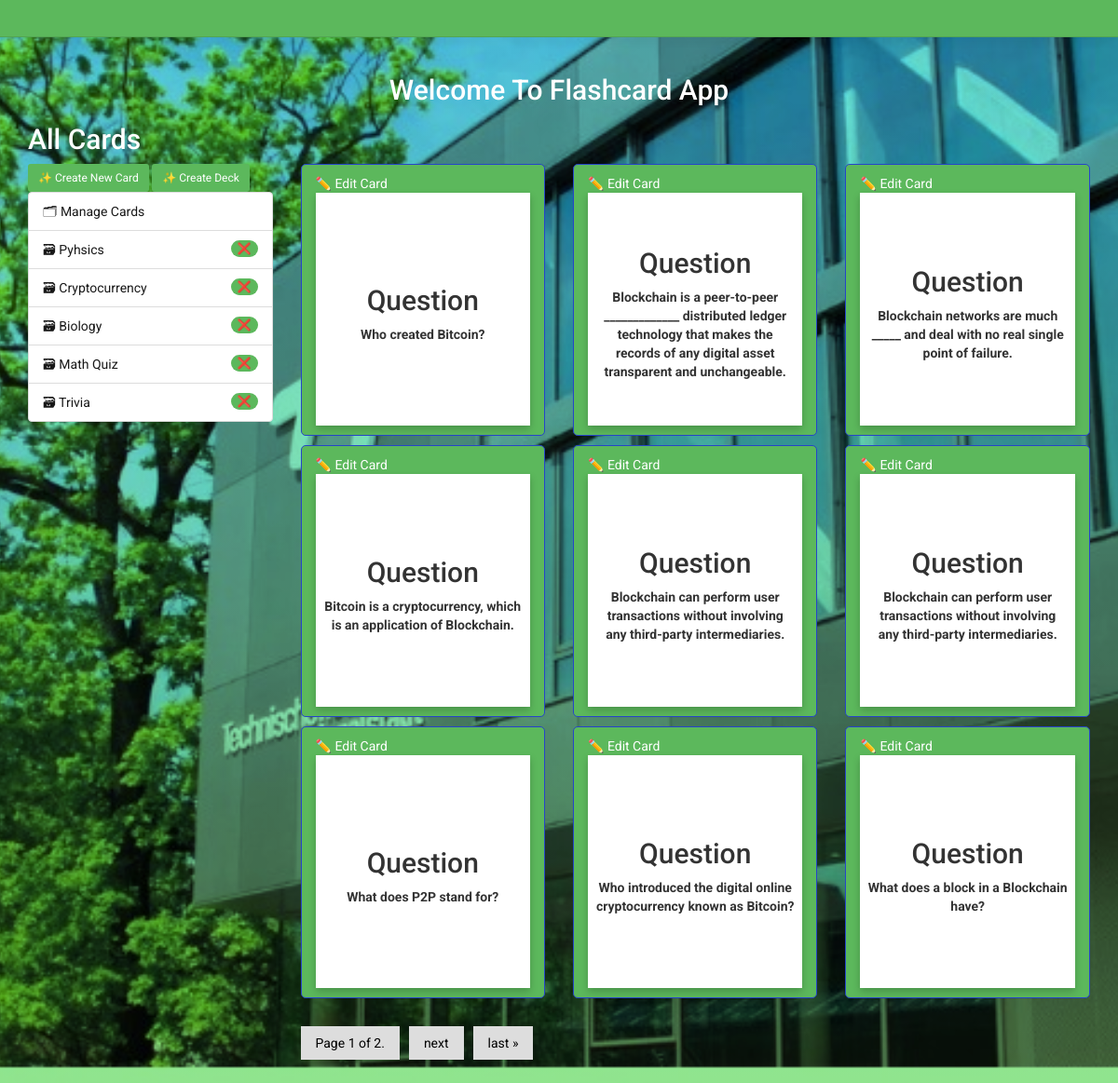
The page /manage on the database as committed earlier.
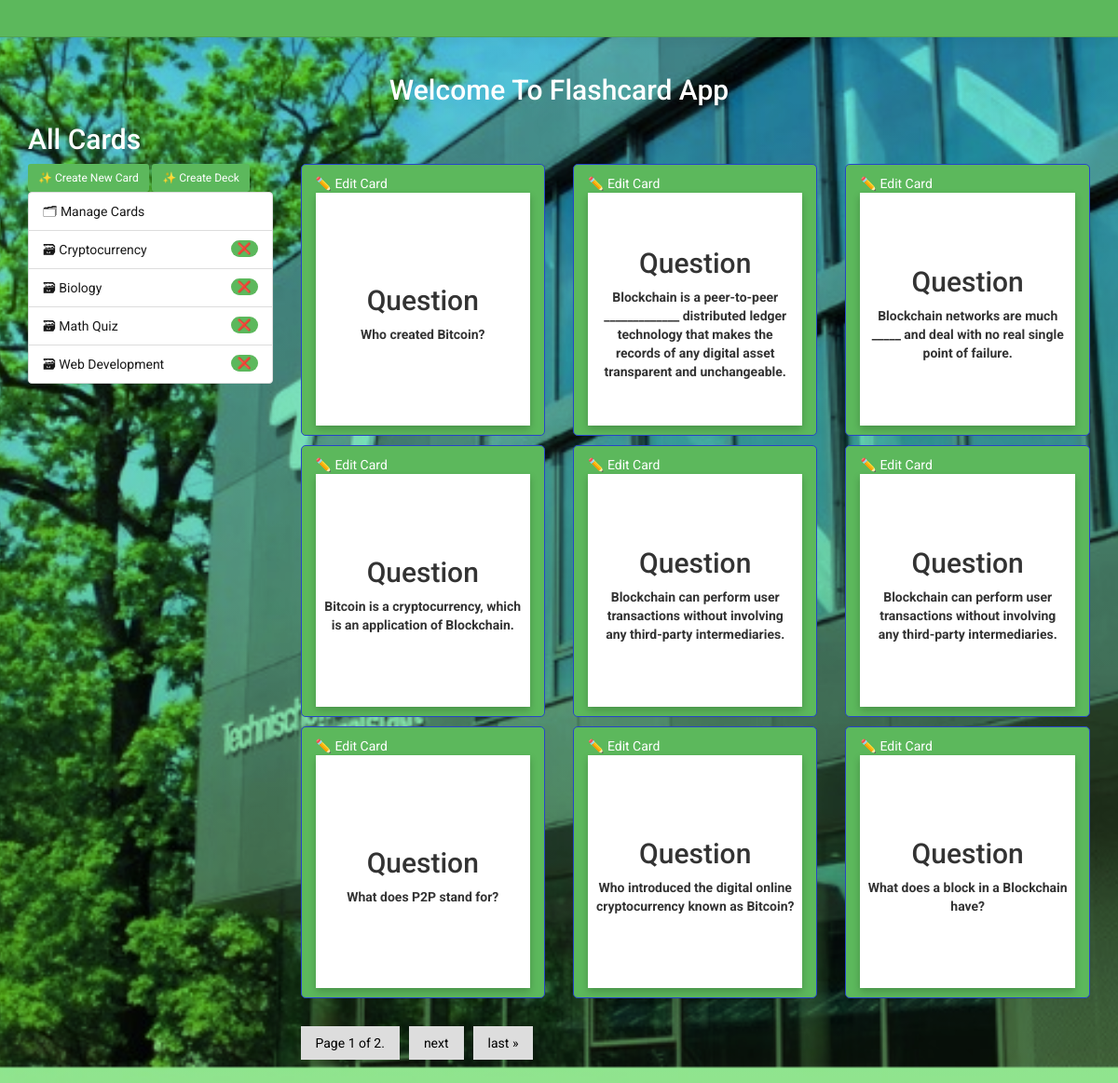
The same page on the database as committed later.
### cards/models.py (models this page shows, shortened)
class Deck(models.Model):
    name = models.CharField(max_length=100)
    def __str__(self):
        return self.name

class Card(models.Model):
    question = models.TextField()
    answer = models.TextField()
    deck = models.ForeignKey(Deck, on_delete=models.CASCADE)
    box = models.IntegerField(
        choices=zip(BOXES, BOXES),
        default=BOXES[0],
    )
    date_created = models.DateTimeField(auto_now_add=True)

### cards/views.py (the view)
class CardListView(ListView):
    model = Card
    queryset = Card.objects.all()
    template_name = 'all_card.html'  # Ensure you have this template
    context_object_name = 'card_list'
    paginate_by = 9
    def get_context_data(self, **kwargs):
        context = super().get_context_data(**kwargs)
        name = self.request.session.get('name')
        wrong = self.request.session.get('wrong')
        correct = self.request.session.get('correct')
        context['name'] = name
        context['wrong'] = wrong
        context['correct'] = correct
        return context

### cards/templatetags/cards_tags.py (called while the page is built)
@register.inclusion_tag("cards/box_links.html")
@register.inclusion_tag("cards/box_links.html")
def decks_as_links():
    decks = Deck.objects.all()
    return {'decks':decks}

### cards/templates/cards/card_list.html (shortened to what this page needs)
{% extends "cards/base.html" %}
{% load humanize %}
{% block content %}
    <h2 class="mywhite">
        All Cards
    </h2>
    <div class="row">
        <div class="col-md-3">
            <a class="btn btn-secondary btn-sm formbg"href="{% url 'card-create' %}" role="button">
                ✨ Create New Card
            </a>
            <a class="btn btn-secondary btn-sm formbg" href="{% url 'deck_add' %}" role="button">
                ✨ Create Deck
            </a>
            {% include "navigation.html" %}
        </div>
        <div class="col-md-9">
            <div class="row">
                {% for card in card_list %}
                {% if card.question %}
                {% include "cards/all_cards.html" %}
                {% endif %}
            {% endfor %}
            </div>
            <div class="pagination">
                <span class="step-links">
                      <a> Page {{ page_obj.number }}   of {{ page_obj.paginator.num_pages }}.</a>
                    {% if page_obj.has_next %}
                        <a href="?page={{ page_obj.next_page_number }}">next</a>
                        <a href="?page={{ page_obj.paginator.num_pages }}">last &raquo;</a>
                    {% endif %}
                </span>
            </div>
        </div>
    </div>
{% endblock content %}

### cards/templates/cards/base.html (shortened to what this page needs)
{% load static %}
<!DOCTYPE html>
<html lang="en">
<head>
    <link rel="stylesheet" href="https://cdn.jsdelivr.net/npm/bootstrap@3.3.7/dist/css/bootstrap.min.css">
    <link rel="stylesheet" type="text/css" href="{% static '/css/styles.css' %}">
</head>
<body>
  <nav aria-label="breadcrumb fixed">
    <ol class="breadcrumb  navbar-dark bg-dark">
    </ol>
  </nav>
    <div class="container">
      <h2 class="text-center mywhite">
        {% if name %}
        Welcome! {{ name }}
        {% else%}
       Welcome To Flashcard App
       {% endif %}
      </h2>
        {% block content %}
        {% endblock content %}
      </div>
</body>
</html>

### cards/templates/navigation.html
{% load cards_tags %}
<ul class="list-group">
    <li class="list-group-item d-flex justify-content-between align-items-center">
        <a href="{% url 'card-list' %}">🗂 Manage Cards</a>
    </li>
    {% decks_as_links %}
  </ul>

### cards/templates/cards/box_links.html (shortened to what this page needs)
{% load humanize %}
{% for deck in decks %}
<li class="list-group-item d-flex justify-content-between align-items-center">
    <a href="{% url 'deck' deck=deck.name %}">
        🗃 {{ deck  }}
    </a>
    <a class="myBtn badge badge-primary badge-pill" >❌</a>
  </li>
{% endfor %}

### cards/templates/cards/all_cards.html
<div class="col-md-4">
    <article class="col-md-12 center">
        <a href="{% url 'card-update' card.id %}" role="button">
            ✏️ Edit Card
        </a>
            <div class="flip-card">
                <div class="flip-card-inner">
                  <div class="flip-card-front">
                    <h2 class="h2">Question</h2>
                    <p class="p2">{{ card.question }}</p>
                  </div>
                  <div class="flip-card-back">
                    <h2 class="h2">Reveal Answer</h2>
                    <p class="cardanswer p-2">{{ card.answer }}</p>
                  </div>
                </div>
              </div>
        </article>
</div>

### cards/static/css/styles.css (style rules this page uses)
body { position: relative; margin: 0; padding: 0; height: 100vh; display: block; background-image: url('../image/bg1.jpeg'), linear-gradient(to bottom, rgba(0, 255, 234, 0.5), rgba(34, 201, 29, 0.5)); background-size: cover, cover; background-position: center, center; background-blend-mode: multiply; background-repeat: no-repeat; font-family: 'Roboto', sans-serif; background-attachment: fixed; }
.pagination a { color: black; float: left; padding: 8px 16px; text-decoration: none; transition: background-color .3s; background: #ddd; margin-right: 10px; }
.flip-card { background-color: transparent; height: 250px; perspective: 1000px; }
.flip-card-inner { position: relative; width: 100%; height: 100%; text-align: center; transition: transform 0.6s; transform-style: preserve-3d; box-shadow: 0 4px 8px 0 rgba(0,0,0,0.2); }
.flip-card-front, .flip-card-back { position: absolute; width: 100%; height: 100%; backface-visibility: hidden; display: flex; justify-content: center; align-items: center; flex-direction: column; }
.flip-card-front { background-color: #fff; color: linear-gradient(rgb(35, 0, 33,0.5) 50%, rgb(0, 10, 35,0.5) 500%); padding: 8px; font-weight: bold; }
.flip-card-back { background-color: #fff; color: linear-gradient(rgb(35, 0, 33,0.5) 50%, rgb(0, 10, 35,0.5) 500%); transform: rotateY(180deg); font-weight: bold; padding: 8px; }
.breadcrumb { border: 0px solid transparent; border-radius: 0px !important; padding: 18px; min-height: 4rem; background: var(--primary-color); box-shadow: 0 .5rem 1rem rgba(0, 0, 0, .05), inset 0 -1px 0 rgba(0, 0, 0, .1); }
.mywhite { color: white; }
.badge { display: inline-block; min-width: 10px; padding: 3px 7px; font-size: 12px; font-weight: 700; line-height: 1; color: #fff; text-align: center; white-space: nowrap; vertical-align: middle; background-color: var(--primary-color) !important; border-radius: 10px; }
article, fieldset, dialog { border: 1px solid #2644c9; border-radius: 5px; margin-bottom: 1rem; padding: 1rem; background: var(--primary-color) !important; }
.formbg { background: var(--primary-color); }

### cards/templates/cards/base.html (style rules this page uses)
:root { --primary-color: #5cb85c;; --secondary-color: #495057; --accent-color: #FF5722; }
a,a:visited { color: white; }
.list-group-item a { color: #181818; }
article { z-index: 1 }

Rows that differ between the two databases and show on the page:
removed Deck: name "Pyhsics"
removed Deck: name "Trivia"
added Deck: name "Web Development"
